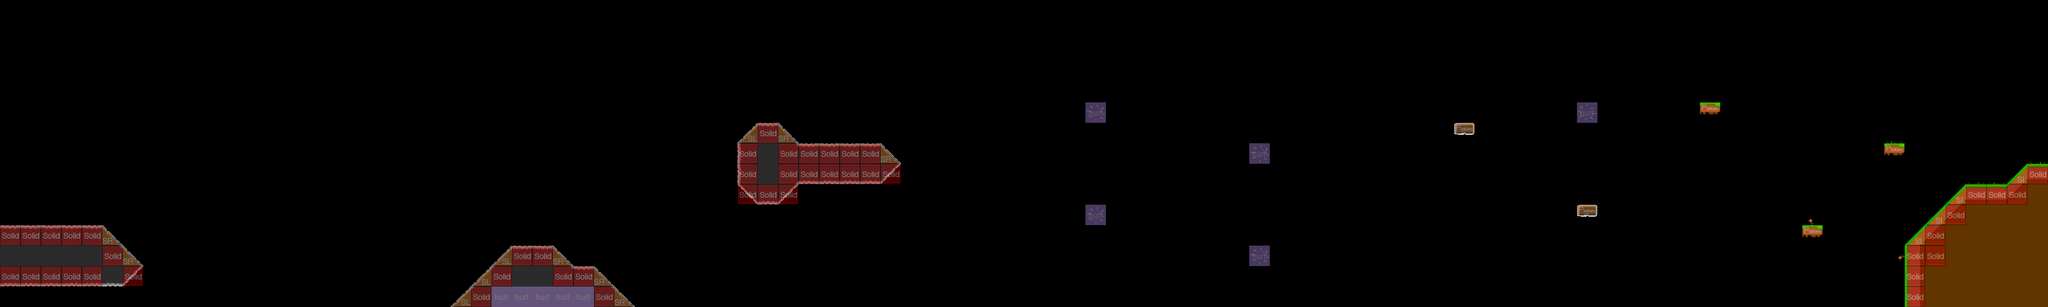

This game map was drawn from its Tiled (.tmx) file and the tilesets committed beside it. A one-line description and the trimmed map source follow:
An orthogonal 100x15 tile map with 32x32 px tiles, 4 tile layers (parallax_layer1, parallax_layer2, foreground, collision), 2 tilesets and 13 objects (8x coin, 3x flyingenemy, player, levelchange).

<map version="1.0" orientation="orthogonal" width="100" height="15" tilewidth="32" tileheight="32">
 <tileset firstgid="1" name="metatiles32x32" tilewidth="32" tileheight="32">
  <image source="../img/metatiles32x32.png" width="192" height="64" />
  <tile id="0">
   <properties>
    <property name="type" value="solid" />
   </properties>
  </tile>
  <tile id="1">
   <properties>
    <property name="type" value="platform" />
   </properties>
  </tile>
  <tile id="2">
   <properties>
    <property name="type" value="lslope" />
   </properties>
  </tile>
  <tile id="3">
   <properties>
    <property name="type" value="rslope" />
   </properties>
  </tile>
  <tile id="4">
   <properties>
    <property name="type" value="ladder" />
   </properties>
  </tile>
  <tile id="5">
   <properties>
    <property name="type" value="breakable" />
   </properties>
  </tile>
  <tile id="6">
   <properties>
    <property name="prop" value="hurt" />
    <property name="type" value="solid" />
   </properties>
  </tile>
 </tileset>
 <tileset firstgid="13" name="map1tiles" tilewidth="32" tileheight="32">
  <image source="../img/map1tiles.png" width="320" height="64" />
 </tileset>
 <layer name="parallax_layer1" width="100" height="15">
  <properties>
   <property name="imagesrc" value="staticbgalmost" />
  </properties>
  <data>[1500 cells, 0 non-empty, 0 distinct tile ids]</data>
 </layer>
 <layer name="parallax_layer2" width="100" height="15">
  <properties>
   <property name="imagesrc" value="testpar" />
  </properties>
  <data>[1500 cells, 0 non-empty, 0 distinct tile ids]</data>
 </layer>
 <layer name="foreground" width="100" height="15">
  <data>[1500 cells, 119 non-empty, 14 distinct tile ids]</data>
 </layer>
 <layer name="collision" width="100" height="15" opacity="0.37">
  <data>[1500 cells, 76 non-empty, 5 distinct tile ids]</data>
 </layer>
 <objectgroup name="player" width="100" height="15">
  <object name="player" x="62" y="282" width="36" height="32">
   <properties>
    <property name="image" value="char" />
   </properties>
  </object>
  <object name="flyingenemy" x="2345" y="84" width="23" height="340" />
  <object name="levelchange" x="3090" y="231" width="40" height="36">
   <properties>
    <property name="duration" value="250" />
    <property name="fade" value="#000000" />
    <property name="to" value="map5" />
   </properties>
  </object>
 </objectgroup>
 <objectgroup name="pickups" width="100" height="15">
  <object name="coin" x="658" y="228" width="21" height="20">
   <properties>
    <property name="image" value="coin" />
    <property name="spritewidth" value="16" />
   </properties>
  </object>
  <object name="coin" x="804" y="233" width="22" height="20">
   <properties>
    <property name="image" value="coin" />
    <property name="spritewidth" value="16" />
   </properties>
  </object>
  <object name="coin" x="1313" y="314" width="22" height="20">
   <properties>
    <property name="image" value="coin" />
    <property name="spritewidth" value="16" />
   </properties>
  </object>
  <object name="coin" x="1313" y="173" width="22" height="20">
   <properties>
    <property name="image" value="coin" />
    <property name="spritewidth" value="16" />
   </properties>
  </object>
  <object name="coin" x="1957" y="149" width="22" height="20">
   <properties>
    <property name="image" value="coin" />
    <property name="spritewidth" value="16" />
   </properties>
  </object>
  <object name="coin" x="1705" y="250" width="22" height="20">
   <properties>
    <property name="image" value="coin" />
    <property name="spritewidth" value="16" />
   </properties>
  </object>
  <object name="coin" x="1957" y="313" width="22" height="20">
   <properties>
    <property name="image" value="coin" />
    <property name="spritewidth" value="16" />
   </properties>
  </object>
  <object name="coin" x="2666" y="312" width="22" height="20">
   <properties>
    <property name="image" value="coin" />
    <property name="spritewidth" value="16" />
   </properties>
  </object>
 </objectgroup>
 <objectgroup name="enemies" width="100" height="15">
  <object name="flyingenemy" x="1017" y="98" width="25" height="325" />
  <object name="flyingenemy" x="463" y="100" width="20" height="321" />
 </objectgroup>
</map>
